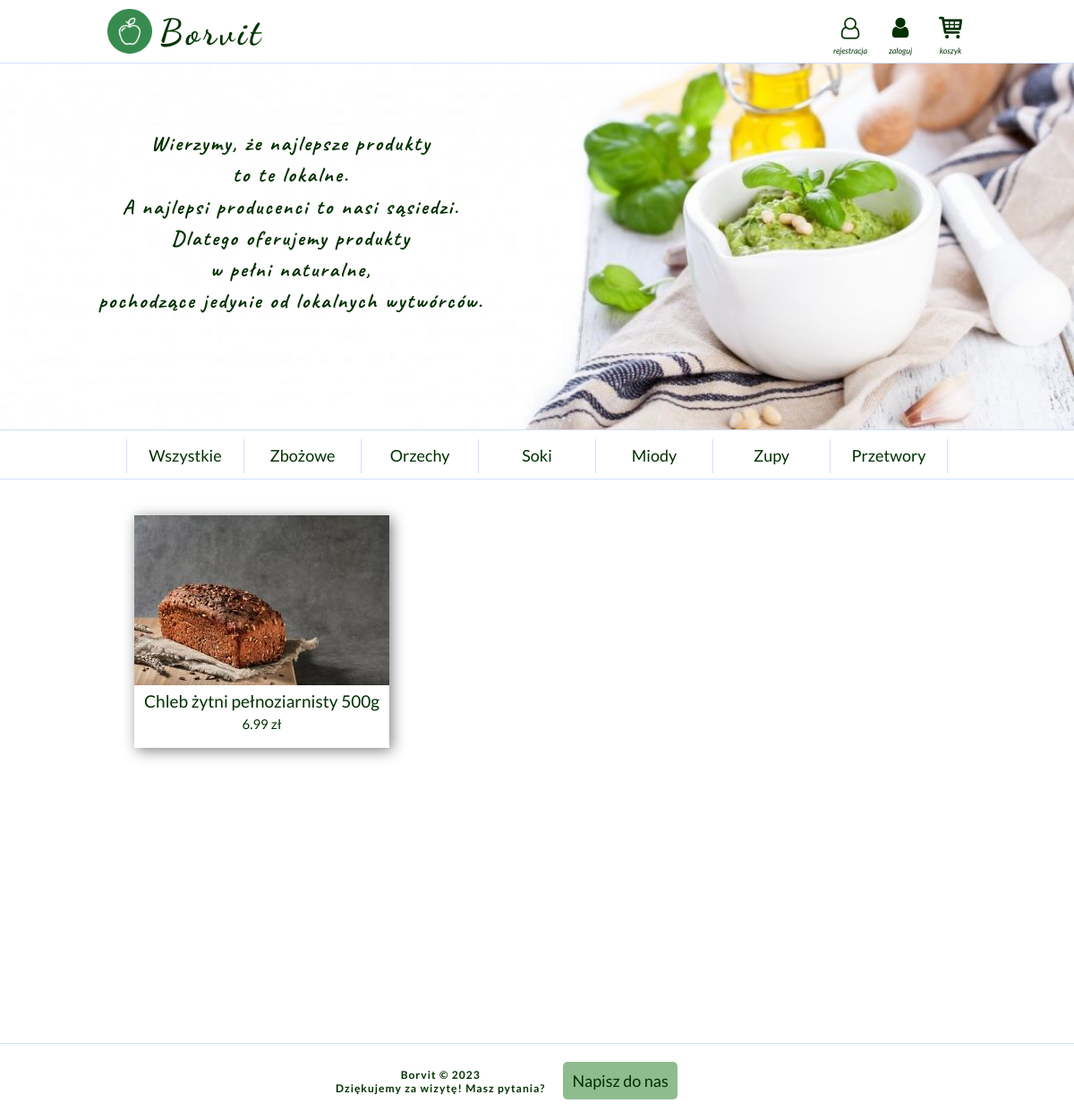
/shop/index.php?category_id=1, run on the app's committed database.
### tables this page shows
CREATE TABLE `categories` (
  `category_id` int(11) NOT NULL,
  `category_name` varchar(50) NOT NULL
);

CREATE TABLE `products` (
  `id` int(11) NOT NULL,
  `indeks` varchar(10) NOT NULL,
  `name` varchar(160) NOT NULL,
  `description` text NOT NULL,
  `price` double NOT NULL,
  `category_id` int(11) NOT NULL
);

### shop/index.php (the view, shortened to what this page needs)
<?php
	require('header.php');
	$pdo = require 'connect.php';
		function show_category($category_id = null) {
			global $conn;
			if($category_id) {
				$stmt = $conn->prepare("SELECT * FROM products WHERE category_id= :cid");
				$stmt->bindValue(':cid', $category_id, PDO::PARAM_INT);
				$stmt->execute();
			}
			else {
				$stmt = $conn->prepare("SELECT * FROM products");
				$stmt->execute();
			}
			while($row = $stmt->fetch(PDO::FETCH_ASSOC)) {
			$indeks = $row['indeks'];
			$id = $row['id'];
			$images = getProductPictures($indeks);
			if(!empty($images)) {
				$image = $images[0];
			}
			else {
				$image = 'no-photo.jpg';
			}
			echo "<div class='product'>";
			echo "<a href='product.php?id=$id'><img src='img/mini/$image'>".$row['name']."<br />";
			echo "<span style='font-size:15px;'>".$row['price']." zł</span></a></div>";
			}
		}
		if (isset($_GET['category_id'])) {
			$category_id = $_GET['category_id'];
		}
		else {
			$category_id = null;
		}
		show_category($category_id);
	require('footer.php');
?>

### shop/functions.php (shortened to what this page needs)
<?php
	function showMenu () {
		global $conn, $session;
		$stmt = $conn->prepare("SELECT * FROM categories");
		$stmt -> execute();
		echo "<ol>";
		echo "<li><a href='index.php'>Wszystkie</a></li>";
		while($row = $stmt -> fetch(PDO::FETCH_ASSOC)) {
			$category_name = $row['category_name'];
			$category_id = $row['category_id'];
			echo "<li><a href='index.php?category_id=$category_id'>$category_name</a></li>";
		}
		echo "</ol>";
	}
	function getProductPictures($indeks) {
		$images = array();
		for($i=0; $i<10; $i++) {
			$filename = $indeks."-".$i.".jpg";
			$filepath = "img/$filename";
			if(file_exists($filepath)) {
				$images[] = $filename;
			}
		}
		return $images;
	}
?>

### shop/style.css (style rules this page uses)
body { background-color:#F5FFFA; margin: 0px !important; font-family: 'Lato', sans-serif; font-size: 20px; color: #003000; }
a:link { text-decoration:none; color: #003000; }
ol { padding:0; margin:0; list-style-type:none; font-size:18px; height:30px; line-height: 200%; display: inline-block; }
ol a { display:block; }
ol > li { float: left; width:130px; height:38px; border-right:1px solid #D3DFFA; }
ol > li:first-child { border-left:1px solid #D3DFFA; }
.product { font-size:19px; line-height:130%; text-align:center; background-color: #FFF; margin:15px 10px; width: 285px; height: 260px; float: left; display: inline-block; -webkit-box-shadow: 3px 3px 15px 0px rgba(128,128,128,1); -moz-box-shadow: 3px 3px 15px 0px rgba(128,128,128,1); box-shadow: 3px 3px 15px 0px rgba(128,128,128,1); overflow: hidden; transition: all 0.3s ease-in-out; }

### data on the page
categories: category_name "Zbożowe"
categories: category_name "Orzechy"
categories: category_name "Soki"
categories: category_name "Miody"
categories: category_name "Zupy"
categories: category_name "Przetwory"
products: name "Chleb żytni pełnoziarnisty 500g", price "6.99"
